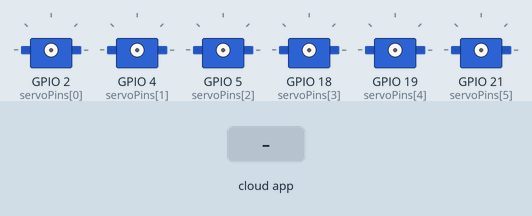
A program run on a simulated ESP32. Shown: 6 × servo. The test bench sets the inputs (shaded band). WiFi joins after 1.5 s; servers stay silent unless stated; the Firebase database answers and starts empty; what the program prints to the serial monitor is not drawn.

Above: at 0.1 s.
At 2.7 s:
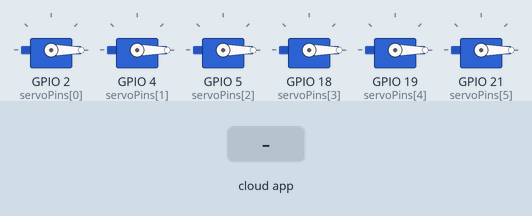
2.8 s: the phone or cloud app sets text to 0
Timing chart, 0 to 5.8 s (numbered marks = the images above; inputs shaded):
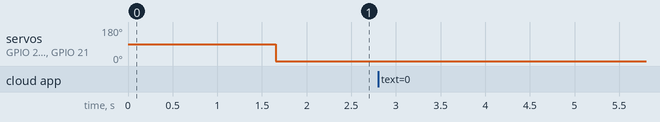

The program:

main.cpp
```cpp
// to work with arduino
#include <Arduino.h>
#include <WiFi.h>
// platformio library (servos)
#include <ESP32Servo.h>
// firebase connection platformio library
#include <Firebase_ESP_Client.h>
#include "addons/TokenHelper.h"
#include "addons/RTDBHelper.h"

// WIFI :

#define WIFI_SSID "" //WIFI NAME , Wokwi-GUEST in case u use wokwi for simulation
#define WIFI_PASSWORD ""

// FIREBASE :

#define API_KEY ""  // api key
#define DATABASE_URL ""  //database url

FirebaseData fbdo;
FirebaseAuth auth;
FirebaseConfig config;

unsigned long sendDataPrevMillis = 0;
bool signupOK = false;

// les servos :

const int servoPins[6] = {2, 4, 5, 18, 19, 21};
Servo servos[6];

struct BraillePattern {
    int pattern[6];
};

// braille mapping :

BraillePattern arabic_to_braille(int letter) {

    switch (letter) {

        case 0x0621: return {{0,0,0,1,0,0}}; // ء
        case 0x0622: return {{0,1,1,1,0,0}}; // آ
        case 0x0623: return {{0,0,1,1,0,0}}; // أ
        case 0x0624: return {{1,1,0,0,1,1}}; // ؤ
        case 0x0625: return {{1,0,1,0,0,0}}; // إ
        case 0x0626: return {{1,1,1,1,0,1}}; // ئ
        case 0x0627: return {{0,0,0,0,0,1}}; // ا
        case 0x0628: return {{0,0,0,0,1,1}}; // ب
        case 0x0629: return {{1,0,0,0,0,1}}; // ة
        case 0x062A: return {{0,1,1,1,1,0}}; // ت
        case 0x062B: return {{1,1,1,0,0,1}}; // ث
        case 0x062C: return {{0,1,1,0,1,0}}; // ج
        case 0x062D: return {{1,1,0,0,0,1}}; // ح
        case 0x062E: return {{1,0,1,1,0,1}}; // خ
        case 0x062F: return {{0,1,1,0,0,1}}; // د
        case 0x0630: return {{1,0,1,1,1,0}}; // ذ
        case 0x0631: return {{0,1,0,1,1,1}}; // ر
        case 0x0632: return {{1,1,0,1,0,1}}; // ز
        case 0x0633: return {{0,0,1,1,1,0}}; // س
        case 0x0634: return {{1,0,1,0,0,1}}; // ش
        case 0x0635: return {{1,0,1,1,1,1}}; // ص
        case 0x0636: return {{1,0,1,0,1,1}}; // ض
        case 0x0637: return {{1,1,1,1,1,0}}; // ط
        case 0x0638: return {{1,1,1,1,1,1}}; // ظ
        case 0x0639: return {{1,1,0,1,1,1}}; // ع
        case 0x063A: return {{1,0,0,0,1,1}}; // غ
        case 0x0641: return {{0,0,1,0,1,1}}; // ف
        case 0x0642: return {{0,1,1,1,1,1}}; // ق
        case 0x0643: return {{0,0,0,1,0,1}}; // ك
        case 0x0644: return {{0,0,0,1,1,1}}; // ل
        case 0x0645: return {{0,0,1,1,0,1}}; // م
        case 0x0646: return {{0,1,1,1,0,1}}; // ن
        case 0x0647: return {{0,1,0,0,1,1}}; // ه
        case 0x0648: return {{1,1,1,0,1,0}}; // و
        case 0x064A: return {{0,0,1,0,1,0}}; // ي
        case 0x0649: return {{0,1,0,1,0,1}}; // ى
        default: return {{0,0,0,0,0,0}};  // default pattern
    }
}

// hna khedma ta3 sah

void translateAndMoveServos(String text) {

    for (int i = 0; i < text.length();) {

        uint16_t letter; // ascii shit

        // Decode UTF-8 to get the Unicode code point

        if ((text[i] & 0xF0) == 0xE0) {
            // 3-byte character (shouldn't be necessary for Arabic, but just in case)
            letter = ((text[i] & 0x0F) << 12) | ((text[i + 1] & 0x3F) << 6) | (text[i + 2] & 0x3F);
            i += 3;
        } else if ((text[i] & 0xE0) == 0xC0) {
            // 2-byte character (most likely case for Arabic)
            letter = ((text[i] & 0x1F) << 6) | (text[i + 1] & 0x3F);
            i += 2;
        } else {
            // 1-byte character (unlikely for Arabic, but handle it)
            letter = text[i];
            i++;
        }

        Serial.print("Translating letter: "); // hna bash n3rfo wsh mn letter rana fih
        Serial.println(letter, HEX); // the letter

        BraillePattern braille = arabic_to_braille(letter); // w code ta3o f braille hka l9ina first issue

        Serial.print("Braille pattern: "); // same
        for (int j = 0; j < 6; j++) {
            Serial.print(braille.pattern[j]);
            Serial.print(" ");
        }
        Serial.println();

        // Move servos based on Braille pattern

        for (int j = 0; j < 6; j++) {
            if (braille.pattern[j]) {
                servos[j].write(90);
            } else {
                servos[j].write(0);
            }
        }
        delay(1000); // Wait 1 second between letters
    }

    // Reset servos

    for (int i = 0; i < 6; i++) {
        servos[i].write(0);
    }
}


void setup() {

    Serial.begin(115200); // serial monitor ta3 esp32 ykun 115200
    Serial.println("Initializing...");

    WiFi.begin(WIFI_SSID, WIFI_PASSWORD);
    Serial.print("Connecting to Wi-Fi");
    while (WiFi.status() != WL_CONNECTED) {
        Serial.print(".");
        delay(300);
    }
    Serial.println();
    Serial.print("Connected with IP: "); // officially connected to wifi
    Serial.println(WiFi.localIP());
    Serial.println();

    config.api_key = API_KEY;
    config.database_url = DATABASE_URL;

    if (Firebase.signUp(&config, &auth, "", "")){
        Serial.println("Firebase sign-up successful");
        signupOK = true;
    } else {
        Serial.printf("Firebase sign-up failed: %s\n", config.signer.signupError.message.c_str());
    }

    config.token_status_callback = tokenStatusCallback; //see addons/TokenHelper.h
    Firebase.begin(&config, &auth);
    Firebase.reconnectWiFi(true);

    for (int i = 0; i < 6; i++) {
        servos[i].attach(servoPins[i]);
    }

    Serial.println("Setup completed."); // servos & firebase are connected
}

void loop() {
//hna lkhdematon

    if (Firebase.RTDB.getString(&fbdo, "/text")) {
        if (fbdo.dataType() == "string") {
            String payload = fbdo.stringData();
            Serial.println("Received text: ");
            Serial.println(payload);
            translateAndMoveServos(payload);
        } else {
            Serial.println("Failed to get string data from Firebase");
        }
    } else {
        Serial.println("Firebase getString failed");
        Serial.println(fbdo.errorReason());
    }
    delay(10000); // Wait before checking again
}
```

Measured:
- after the input at 2.8 s, every drawn part: stays the same
